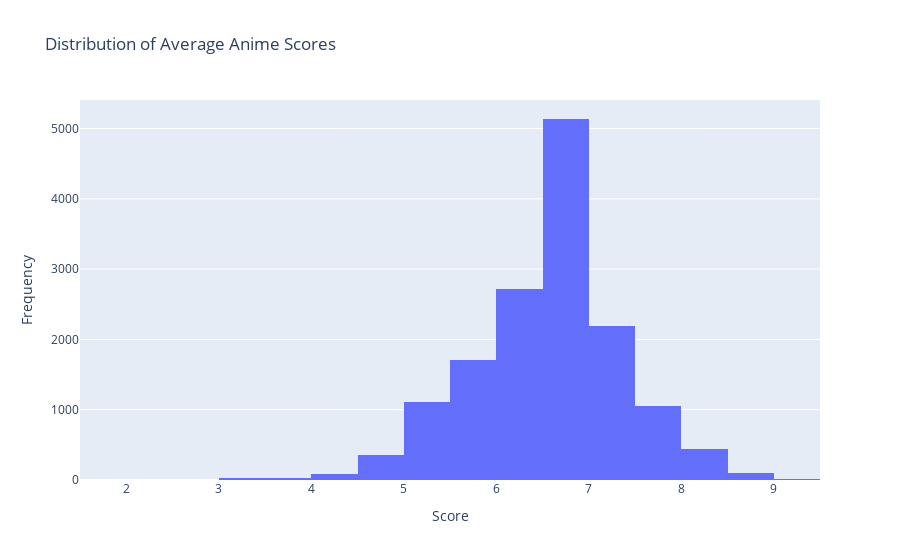
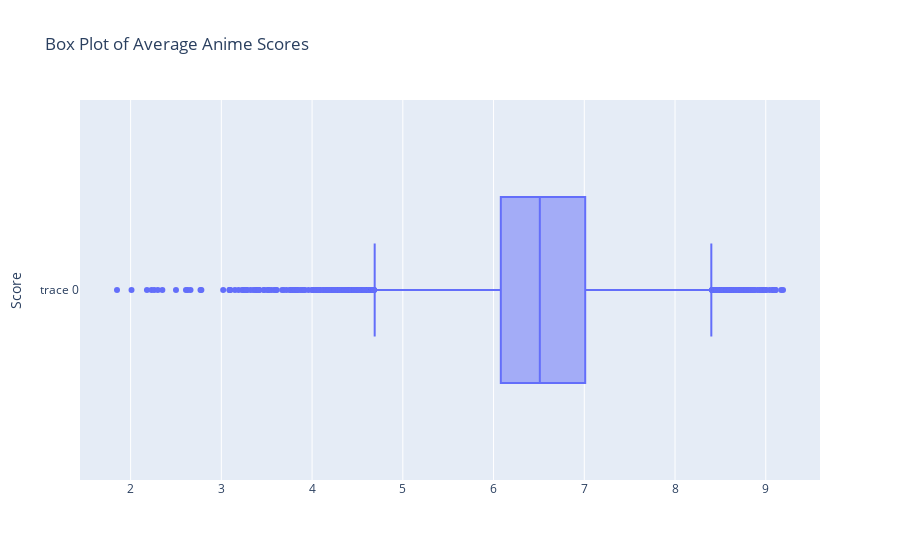

Notebook source saved alongside these figures, in order:
### Markdown cell above
#### Anime Scores Distribution

### Code cell
# Extract the average scores
average_scores = anime_data['Score']

# Create a histogram
fig = go.Figure()
fig.add_trace(go.Histogram(x=average_scores, nbinsx=20))

# Update the layout
fig.update_layout(
    title='Distribution of Average Anime Scores',
    xaxis=dict(title='Score'),
    yaxis=dict(title='Frequency'),
)

# Show the plot
fig.show()

# Create a box plot
fig = go.Figure()
fig.add_trace(go.Box(x=average_scores))

# Update the layout
fig.update_layout(
    title='Box Plot of Average Anime Scores',
    yaxis=dict(title='Score'),
)

# Show the plot
fig.show()

### Figure 1 — Plotly figure (JSON) as saved in the notebook; plotly's stock layout.template omitted (floating-point values rounded to 4 significant figures; data arrays with more than 128 entries replaced by an {"elided": "..."} marker saying what was removed)
{"data": [{"nbinsx": 20, "type": "histogram", "x": {"elided": "14952 float values"}}], "layout": {"title": {"text": "Distribution of Average Anime Scores"}, "xaxis": {"title": {"text": "Score"}}, "yaxis": {"title": {"text": "Frequency"}}}}

### Figure 2 — Plotly figure (JSON) as saved in the notebook; plotly's stock layout.template omitted (floating-point values rounded to 4 significant figures; data arrays with more than 128 entries replaced by an {"elided": "..."} marker saying what was removed)
{"data": [{"type": "box", "x": {"elided": "14952 float values"}}], "layout": {"title": {"text": "Box Plot of Average Anime Scores"}, "yaxis": {"title": {"text": "Score"}}}}
